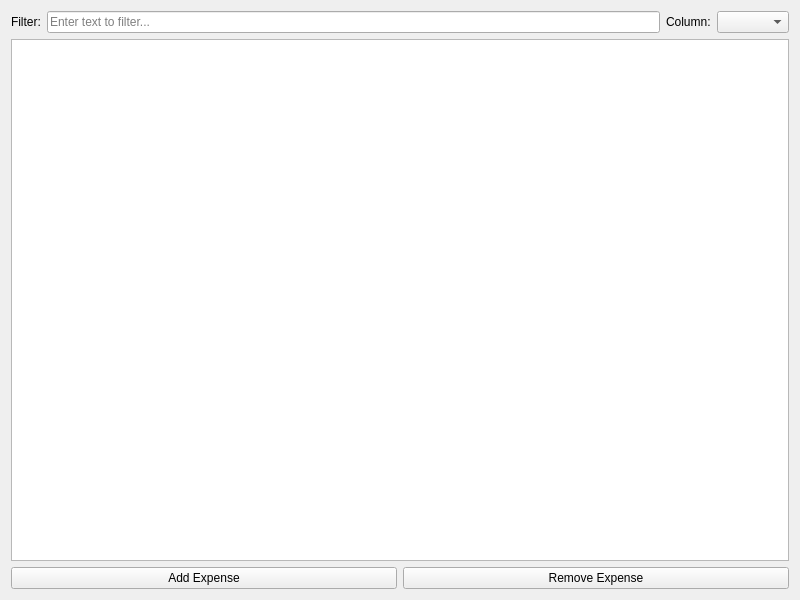
<?xml version="1.0" encoding="UTF-8"?>
<ui version="4.0">
 <class>Widget</class>
 <widget class="QWidget" name="Widget">
  <property name="geometry">
   <rect>
    <x>0</x>
    <y>0</y>
    <width>800</width>
    <height>600</height>
   </rect>
  </property>
  <property name="windowTitle">
   <string>Personal Budget Tracker</string>
  </property>
  <layout class="QVBoxLayout" name="verticalLayout">
   <item>
    <layout class="QHBoxLayout" name="filterLayout">
     <item>
      <widget class="QLabel" name="filterLabel">
       <property name="text">
        <string>Filter:</string>
       </property>
      </widget>
     </item>
     <item>
      <widget class="QLineEdit" name="filterLineEdit">
       <property name="placeholderText">
        <string>Enter text to filter...</string>
       </property>
      </widget>
     </item>
     <item>
      <widget class="QLabel" name="columnLabel">
       <property name="text">
        <string>Column:</string>
       </property>
      </widget>
     </item>
     <item>
      <widget class="QComboBox" name="filterColumnComboBox"/>
     </item>
    </layout>
   </item>
   <item>
    <widget class="QTableView" name="tableView">
     <property name="selectionMode">
      <enum>QAbstractItemView::SelectionMode::SingleSelection</enum>
     </property>
     <property name="selectionBehavior">
      <enum>QAbstractItemView::SelectionBehavior::SelectRows</enum>
     </property>
     <property name="sortingEnabled">
      <bool>true</bool>
     </property>
     <attribute name="verticalHeaderVisible">
      <bool>false</bool>
     </attribute>
    </widget>
   </item>
   <item>
    <layout class="QHBoxLayout" name="horizontalLayout">
     <item>
      <widget class="QPushButton" name="addExpenseButton">
       <property name="text">
        <string>Add Expense</string>
       </property>
      </widget>
     </item>
     <item>
      <widget class="QPushButton" name="removeExpenseButton">
       <property name="text">
        <string>Remove Expense</string>
       </property>
      </widget>
     </item>
    </layout>
   </item>
  </layout>
 </widget>
 <resources/>
 <connections/>
</ui>
